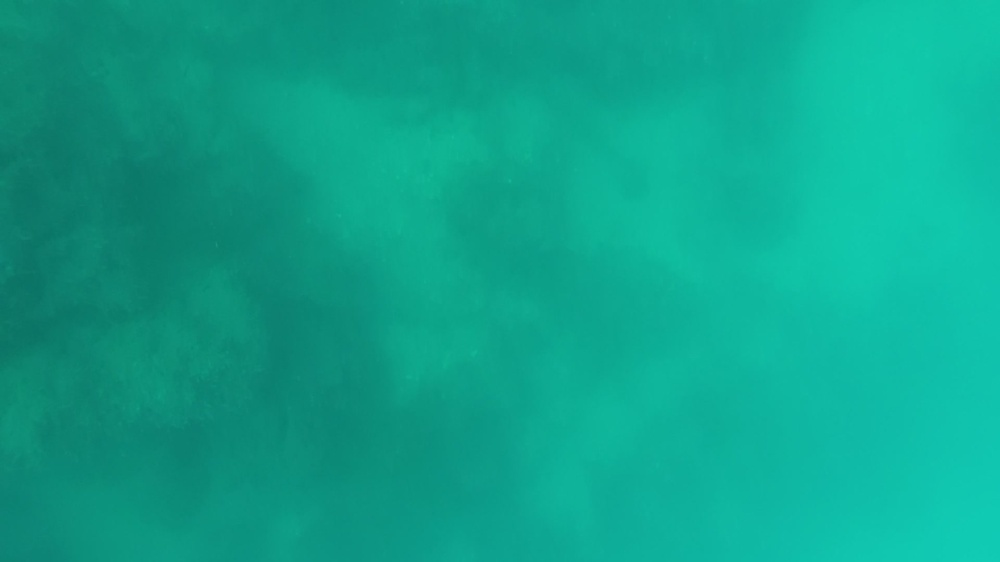
#> input picture White Balance/3.jpg, 1000 x 562 px, shrunk from 1920 x 1080 before the run
$ python WB.py
#> lines starting #> are read from the running program, lines starting #| are printed output that depends on the picture
import cv2
import numpy as np
import matplotlib.pyplot as plt
#from skimage import exposure as ex
#import imageio
import math
import threading as th
import time
import queue
import sys

def calculatePx(pmg, brightest, i):
    pmg[i] = np.minimum(pmg[i]*(brightest/float(pmg[i].max())), 255)

def white_balance(nimg):
    if nimg.dtype==np.uint8:
        brightest=float(2**8)
    elif nimg.dtype==np.uinAt16:
        brightest=float(2**16)
    elif nimg.dtype==np.uint32:
        brightest=float(2**32)
    else:
        brightest==float(2**8)
    nimg = nimg.transpose(2, 0, 1)
    nimg = nimg.astype(np.int32)

    que = queue.Queue()

    x1 = th.Thread(target=lambda q, arg1, arg2, arg3: q.put(calculatePx(arg1, arg2, arg3)), args=(que, nimg, brightest, 0))
    x2 = th.Thread(target=lambda q, arg1, arg2, arg3: q.put(calculatePx(arg1, arg2, arg3)), args=(que, nimg, brightest, 1))
    x3 = th.Thread(target=lambda q, arg1, arg2, arg3: q.put(calculatePx(arg1, arg2, arg3)), args=(que, nimg, brightest, 2))
    x1.start()
    x2.start()
    x3.start()
    x1.join()
    x2.join()
    x3.join()

    return nimg.transpose(1, 2, 0).astype(np.uint8)


def white_balance_serial(nimg):
    if nimg.dtype==np.uint8:
        brightest=float(2**8)
    elif nimg.dtype==np.uinAt16:
        brightest=float(2**16)
    elif nimg.dtype==np.uint32:
        brightest=float(2**32)
    else:
        brightest==float(2**8)
    nimg = nimg.transpose(2, 0, 1)
    nimg = nimg.astype(np.int32)
    nimg[0] = np.minimum(nimg[0] * (brightest/float(nimg[0].max())),255)
    nimg[1] = np.minimum(nimg[1] * (brightest/float(nimg[1].max())),255)
    nimg[2] = np.minimum(nimg[2] * (brightest/float(nimg[2].max())),255)
    return nimg.transpose(1, 2, 0).astype(np.uint8)

amg = cv2.imread("3.jpg")
#> amg is the input picture: shape (562, 1000, 3); mean B, G, R 140.5, 163.4, 13.8
pll_image = white_balance(amg)
#> in white_balance, `return nimg.transpose(1, 2, 0).astype(np.uint8)`:
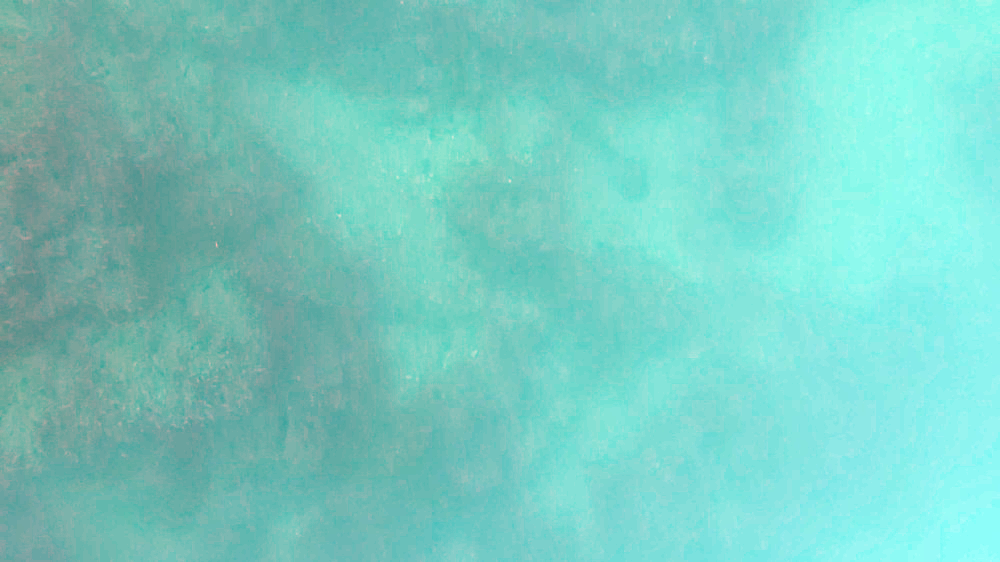
#> returned value: shape (562, 1000, 3); mean of channels 0, 1, 2 194.9, 204.5, 121.3; drawn as B, G, R

cv2.imwrite('WB3.jpg', pll_image)

# [7 lines of commented-out code are left out]

$ run again, with White Balance/2.jpg copied over White Balance/3.jpg
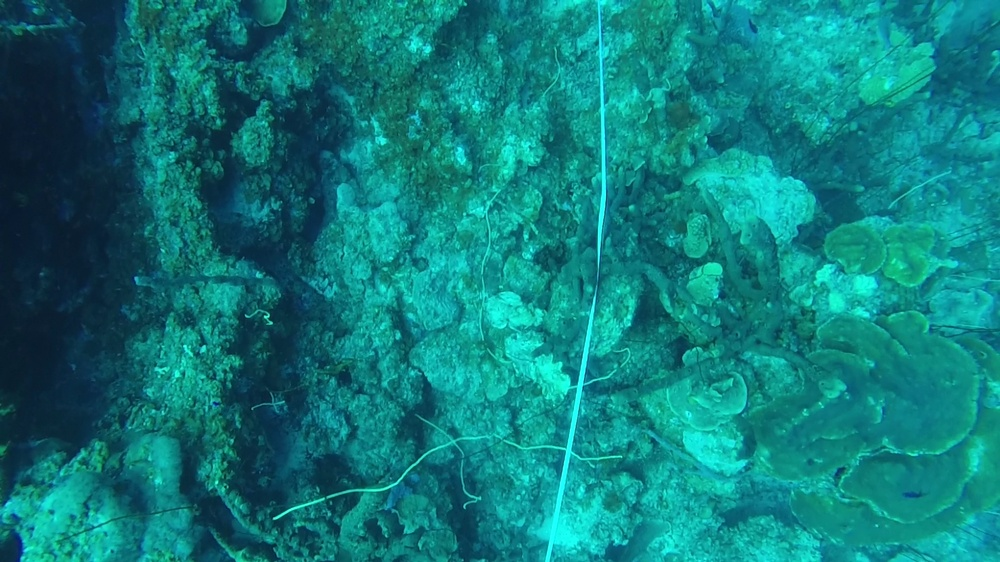
#> input picture White Balance/2.jpg, 1000 x 562 px, shrunk from 1920 x 1080 before the run
#> amg is the input picture: shape (562, 1000, 3); mean B, G, R 123.2, 123.3, 13.5
#> in white_balance, `return nimg.transpose(1, 2, 0).astype(np.uint8)`:
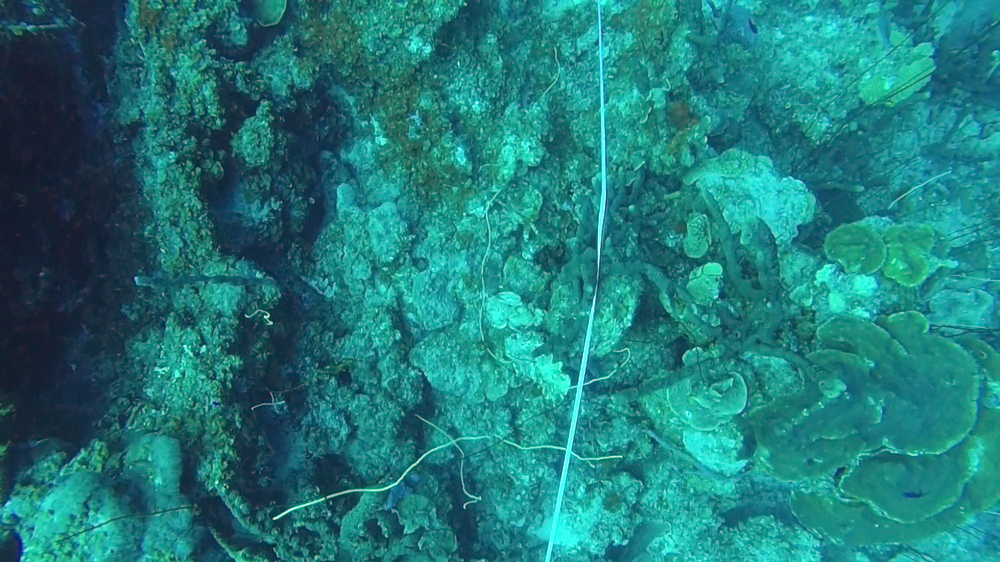
#> returned value: shape (562, 1000, 3); mean of channels 0, 1, 2 123.2, 123.3, 30.2; drawn as B, G, R
